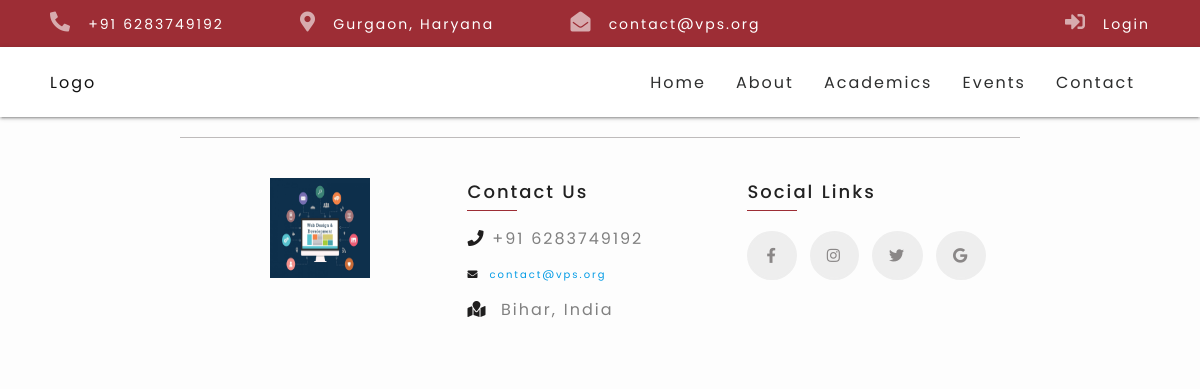
/about/joinus/, run on the app's committed database.
### aboutAndStaffs/models.py (models this page shows, shortened)
class About(models.Model):
    logo = models.ImageField(upload_to="images")
    description = models.TextField(max_length=500)
    facebook = models.URLField(null=True)
    instagram = models.URLField(null=True)
    twitter = models.URLField(null=True)
    email = models.EmailField(null=True)
    contact = models.IntegerField(default=0)
    school_address = models.CharField(max_length=20, null=True)
    about_video = models.FileField(upload_to="video")

### aboutAndStaffs/views.py (the view)
# urls.py: path('joinus/', views.joinUs, name="joinus"),
def joinUs(request):
    return render(request, 'aboutAndStaffs/joinUs.html')

### vpsBase/context_processor.py (called while the page is built)
def render_footer(request):
    footer_content = About.objects.all()[0]
    return {
        'about_content': footer_content
    }

### aboutAndStaffs/templates/aboutAndStaffs/joinUs.html (shortened to what this page needs)
{% extends 'vpsBase/base.html' %}
{% load static %}

### vpsBase/templates/vpsBase/navbar.html (shortened to what this page needs)
{% load static %}
<div class="navbar-top-panel ">
    <div class="navbar-top-panel-left">
      <ul>
        <li>
          <i class="fas fa-phone-alt"></i>
          <a href="tel:#">+91 {{ about_content.contact }}</a>
        </li>
        <li>
          <i class="fas fa-map-marker-alt"></i>
          <a href="#">Gurgaon, Haryana</a>
        </li>
        <li>
          <i class="fas fa-envelope-open"></i>
          <a href="mailto:#">{{ about_content.email }}</a>
        </li>
      </ul>
    </div>
    <div class="navbar-top-panel-right">
      <i class="fas fa-sign-in-alt"></i>
      <a href="{% url 'login' %}">Login</a>
    </div>
  </div>
  <nav>
    <div class="nav-wrapper">
      <a href="#" class="brand-logo">Logo</a>
      <ul class="right hide-on-med-and-down">
        <li><a href="{% url 'home' %}">Home</a></li>
        <li><a class="dropdown-trigger" href="#" data-target="about-dropdown">About</a></li>
        <li><a class="dropdown-trigger" href="#" data-target="academics-dropdown">Academics</a></li>
        <li><a href="{% url 'events' %}">Events</a></li>
        <li><a href="{% url 'contact' %}">Contact</a></li>
      </ul>
    </div>
  </nav>

### vpsBase/templates/vpsBase/footer.html (shortened to what this page needs)
{% load static %}
<div class="container">
  <div class="row justify-content-center my-20">
    <div class="col s12 l4 text-center">
     <img src="{% static 'images/footer_img.jpg' %}" alt="vps_logo" class="footer-logo">
    </div>
    <div class="col s12 l4 d-flex flex-column">
     <p class="footer-heading">Contact Us</p>
     <p style="color: grey">
        <i class="fas fa-phone" style="color: rgb(31, 30, 30)"></i
        >&nbsp;+91 {{ about_content.contact }}
      </p>
      <a href="mailto:contact@vps.com">
        <i class="fas fa-envelope" style="color: rgb(31, 30, 30)"></i
        >&nbsp;&nbsp;{{ about_content.email }}
      </a>
      <p style="color: grey;margin-bottom: 40px;">
        <i class="fas fa-map-marked" style="color: rgb(31, 30, 30)"></i
        >&nbsp;&nbsp;{{ about_content.school_address }}
      </p>
    </div>
    <div class="col s12 l4 d-flex flex-column">
        <p class="footer-heading">Social Links</p>
        <div class="flex flex-row mt-20">
      <a href="{{ about_content.facebook }}" class="social-links-1">
          <i class="fab fa-facebook-f"></i>
      </a>
      <a href="{{ about_content.instagram }}" class="social-links-2" style="margin-left: 8px;">
        <i class="fab fa-instagram"></i>
    </a>
    <a href="{{ about_content.twitter }}" class="social-links-3" style="margin-left: 8px;margin-right: 8px; ">
        <i class="fab fa-twitter "></i>
    </a>
    <a href="mailto:{{ about_content.email }}" class="social-links-4">
        <i class="fab fa-google "></i>
    </a>
</div>
    </div>
  </div>
</div>

### static/css/custom/styles.css (style rules this page uses)
* { box-sizing: border-box; }
:root { --bg-color: #9D2D35; --font-color:#2d2e2e; }
html { font-size: 62.5%; letter-spacing: 2px; }
body { padding: 0; margin: 0; background-color: #fdfdfd; font-family: "Poppins", sans-serif; }
p { font-size: 1.4rem; line-height: 1.5; }
.text-center { text-align: center; }
@media screen and (min-width: 601px) { p { font-size: 1.6rem;; } }

### static/css/custom/home.css (style rules this page uses)
.navbar-top-panel { display: none; }
nav { background-color: var(--bg-color); position: sticky; top: 0; left: 0; z-index: 10; }
nav .brand-logo { color: #121212; font-size: 1.6rem; }
nav .nav-wrapper ul { margin : 0; }
nav, nav .nav-wrapper i, nav a.sidenav-trigger, nav a.sidenav-trigger i { line-height: 3.2 !important; }
@media only screen and (min-width: 601px) { .navbar-top-panel { display: block; display: flex; justify-content: space-between; align-items: center; background-color: var(--bg-color); color: #fff; padding: 1.2rem 5rem; font-size: 1.4rem; } }
@media only screen and (min-width: 601px) { .navbar-top-panel ul { margin:0; } }
@media only screen and (min-width: 601px) { .navbar-top-panel-left ul li { list-style: none; display: inline-block; margin-right: 7rem; } }
@media only screen and (min-width: 601px) { .navbar-top-panel a { color: #fff; } }
@media only screen and (min-width: 601px) { .navbar-top-panel .fas { margin-right: 1rem; opacity: 0.6; font-size: 2rem; } }
@media only screen and (min-width: 601px) { nav { height: 7rem; padding: 1rem 5rem; align-items: center; background-color: #fff; } }
@media only screen and (min-width: 601px) { .nav-wrapper ul a, .brand-logo { font-size: 1.6rem; color: var(--font-color); } }

### static/css/custom/footer.css (style rules this page uses)
.footer-logo { height: 100px; width: 100px; margin-bottom: 40px; }
p.footer-heading { margin-top: 0; font-size: 18px; padding-left: 0 !important; font-weight: 500; margin-bottom: 6px !important; }
p.footer-heading::after { display: block; height: 1.2px; width: 50px; background-color: var(--bg-color); margin-top: 5px; content: ""; position: absolute; }
a.social-links-1 { text-decoration: none; color: rgb(138, 135, 135) !important; background-color: #eee; display: inline-block; padding: 12px 17px 11px 17px !important; border-radius: 50%; font-size: 1.5rem; border: solid 2.5px #eee; transition-duration: 0.3s; }
a.social-links-2 { text-decoration: none; color: rgb(36, 35, 35); display: inline-block; background-color: #eee; color: rgb(138, 135, 135) !important; padding: 12px 15px 11px 15px !important; border-radius: 50%; font-size: 1.5rem; border: solid 2.5px #eee; transition-duration: 0.3s; }
a.social-links-3 { text-decoration: none; color: rgb(36, 35, 35); display: inline-block; background-color: #eee; color: rgb(138, 135, 135) !important; padding: 12px 15px 11px 15px !important; border-radius: 50%; font-size: 1.5rem; border: solid 2.5px #eee; transition-duration: 0.3s; }
a.social-links-4 { text-decoration: none; color: rgb(36, 35, 35); display: inline-block; background-color: #eee; color: rgb(138, 135, 135) !important; padding: 12px 15px 11px 15px !important; border-radius: 50%; font-size: 1.5rem; border: solid 2.5px #eee; transition-duration: 0.3s; }

### static/css/custom/utils.css (style rules this page uses)
.d-flex { display: flex; }
.flex-row { flex-direction: row; }
.flex-column { flex-direction: column; }
.justify-content-center { justify-content: center; }
.text-center { text-align: center ; }
.mt-20 { margin-top: 2rem; }
.my-20 { margin-top: 40px; margin-bottom: 40px; }

### data on the page
About: contact "6283749192", email "contact@vps.org", school_address "Bihar, India"
